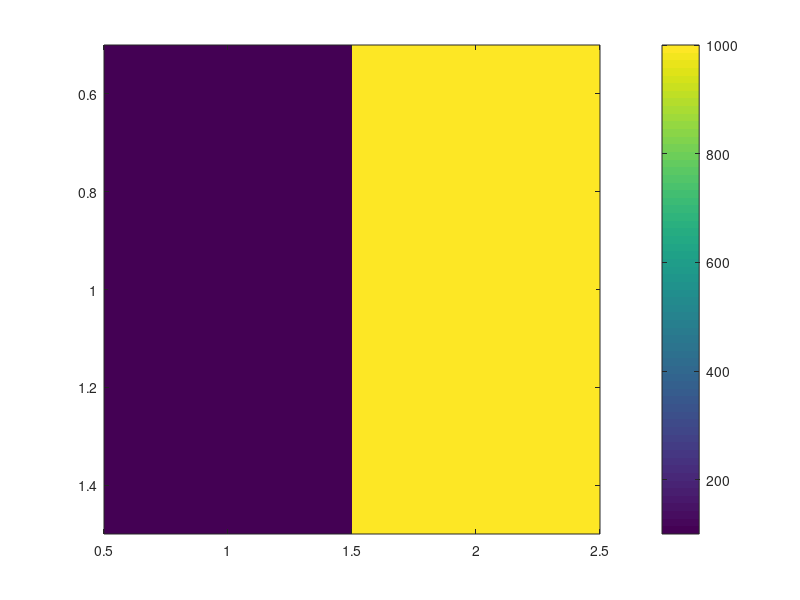

Write MATLAB code to recreate this figure. (Note: this script raises an error after producing the figure.)
%--------------------------------------------------------------------------
%
%  Code for visualization of single structures together.
%
%  Written by Behnam Amiri
%
%--------------------------------------------------------------------------

clc
close all
clear all
warning('off','all');
currentfolder=pwd;
cd ..
tmpind=exist('Analysis_results');
if tmpind~=7
    mkdir('Analysis_results');
end
cd('Analysis_results')
defaultfolder=pwd;
cd(currentfolder)
folder = uigetdir(defaultfolder,'Select the results directory that contain data of desired sub-group');
cd(folder)
Cells=dir('*mat');
NumofCells=numel(Cells);
list={'length','relative orientation to axis','bendiness','relative orientation to Z-axis'};
[indx,td]=listdlg('ListString',list,'SelectionMode','single');
switch indx
    case 1
        defValue1=100;defValue2=1000;
    case 2
        defValue1=0;defValue2=90;
    case 3
        defValue1=1;defValue2=1.1;
    case 4
        defValue1=0;defValue2=90;
end
if floor(sqrt(NumofCells))*ceil(sqrt(NumofCells))>=NumofCells
    defrows=floor(sqrt(NumofCells));
    defcols=ceil(sqrt(NumofCells));
else
    defrows=ceil(sqrt(NumofCells));
    defcols=ceil(sqrt(NumofCells));
end
prompt2={'Number of subplot columns','Number of subplot rows','Thickness of filaments','Min value of the selected property for color coding','Max value of the selected property for color coding'};
definputs={num2str(defcols),num2str(defrows),'1',num2str(defValue1),num2str(defValue2)};
filterings=inputdlg(prompt2,'Inputs for the plots',[1 70],definputs);
plCol=str2num(filterings{1});
plRow=str2num(filterings{2});
filamentThickness=str2num(filterings{3});
minCustProp=str2num(filterings{4});
maxCustProp=str2num(filterings{5});
colresolution=50;
Cols=jet(colresolution);
minProp=minCustProp;maxProp=maxCustProp;
refProp=linspace(minProp,maxProp,colresolution);
ftmp=figure('visible','off');imagesc([minProp,maxProp]),ctmp=colorbar;ctmpTicks=ctmp.Ticks;ctmpTickLabels=ctmp.TickLabels;
close(ftmp);
pls=figure;
for i=1:NumofCells
    
    if i>plCol*plRow
        error('Number of files exceed number of subplots')
    end
    load(Cells(i).name)
    
    switch indx
        case 1
            ColCodePara=Lengths; ctitle='length (nm)';
        case 2
            ColCodePara=Angle; ctitle='relative orientation to axis (deg)';
        case 3
            ColCodePara=Bendiness; ctitle='bendiness';
        case 4
            ColCodePara=AngletoZ; ctitle='relative orientation to Z-axis (deg)';
    end
    subplot(plRow,plCol,i)
    c(i)=colorbar;
    hold on
    for j=1:length(Data)
        col=[interp1(refProp,Cols(:,1)',max(minProp,min(maxProp,ColCodePara(j))))    interp1(refProp,Cols(:,2)',max(minProp,min(maxProp,ColCodePara(j))))    interp1(refProp,Cols(:,3)',max(minProp,min(maxProp,ColCodePara(j))))];
        plot3(Data(j).X,Data(j).Y,Data(j).Z,'color',col,'LineWidth',filamentThickness)
    end
    view(2);
    axis tight
    axis equal
    title(strrep(strrep(Cells(i).name,'.mat',''),'_','-'))
    box on;
    ax=gca;ax.XTickLabel={};ax.YTickLabel={};ax.ZTickLabel={};
    c(i).Ticks=interp1([minProp,maxProp],[0,1],ctmpTicks);
    c(i).TickLabels=ctmpTickLabels;
    colormap(Cols)
    c(i).Label.String=ctitle;
end
cd(currentfolder)
